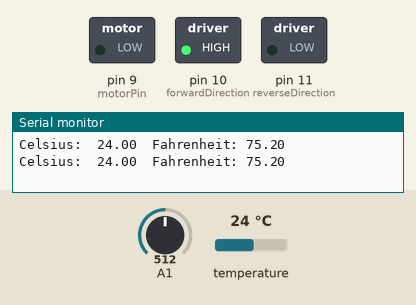
Bench run of a sketch on a simulated Arduino Uno, built with avr-gcc and run on an emulated ATmega328P. Shown: switched loads named in the sketch (green lamp = pin HIGH), the last lines printed to the serial monitor. The test bench sets the inputs (shaded band); at power-on: temperature 24 °C, A1 = 512.

Above: at 2.6 s.
2.7 s: temperature set to 29.3 °C
4.4 s: temperature set to 30.8 °C
At 6.5 s:
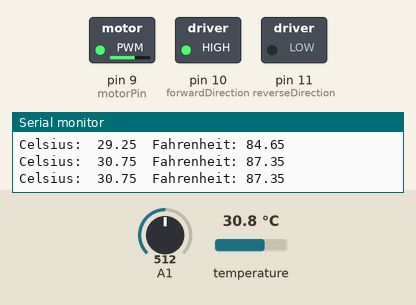
6.8 s: A1 set to 900
At 8.0 s:
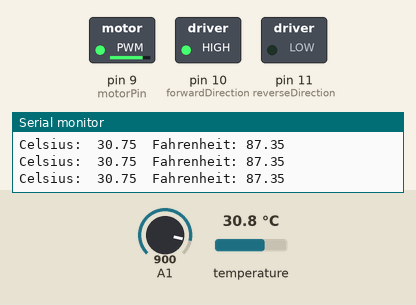
8.9 s: A1 set to 122
At 10.8 s:
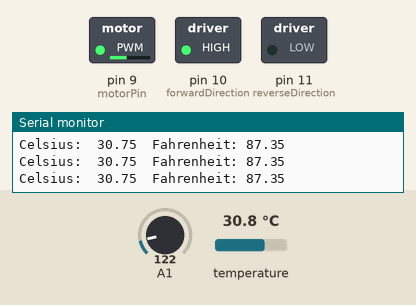
Timing chart, 0 to 12.1 s (numbered marks = the images above; inputs shaded):
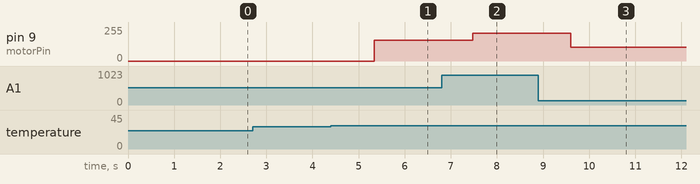

The sketch:

working_code.ino
```cpp
#include <OneWire.h>
#include <DallasTemperature.h>

#define tempSensorPin 3
OneWire oneWire(tempSensorPin);
DallasTemperature tempSensor(&oneWire);
float Celcius = 0;
float Fahrenheit = 0;

// Declare motor driver PIns
#define motorPin 9
#define forwardDirection 10
#define reverseDirection 11

void setup(void) {
  // Initialize Serial monitor
  Serial.begin(9600);

  // Initialize temperature sensor
  tempSensor.begin();

  // define the pin modes
  pinMode(motorPin, OUTPUT);
  pinMode(forwardDirection, OUTPUT);
  pinMode(reverseDirection, OUTPUT);

  // set to clockwise rotation by default
  digitalWrite(forwardDirection, true);
  digitalWrite(reverseDirection, false);
}

void loop(void) {
  // request for the values
  tempSensor.requestTemperatures();
  Celcius = tempSensor.getTempCByIndex(0);        // In Celsius
  Fahrenheit = tempSensor.toFahrenheit(Celcius);  // in Fahrenheit

  // display the values on the serial monitor
  Serial.print("Celsius:  ");
  Serial.print(Celcius);
  Serial.print("\tFahrenheit: ");
  Serial.println(Fahrenheit);
  delay(300);

  int motorSpeed = map(analogRead(motorPin), 0, 1023, 90, 224);
  if (Celcius >= 30.0) {
    analogWrite(motorPin, motorSpeed);
  } else {
    analogWrite(motorPin, 0);
  }
}
```

Measured:
- the behaviour switches between 29.9 and 30 °C on temperature (found by bisection; images 0 and 1)
- after the input at 4.4 s, pin 9 (motorPin): 0/255 → 157/255 after 0.94 s
- after the input at 6.8 s, pin 9 (motorPin): 157/255 → 207/255 after 0.67 s
- after the input at 8.9 s, pin 9 (motorPin): 207/255 → 105/255 after 0.70 s
